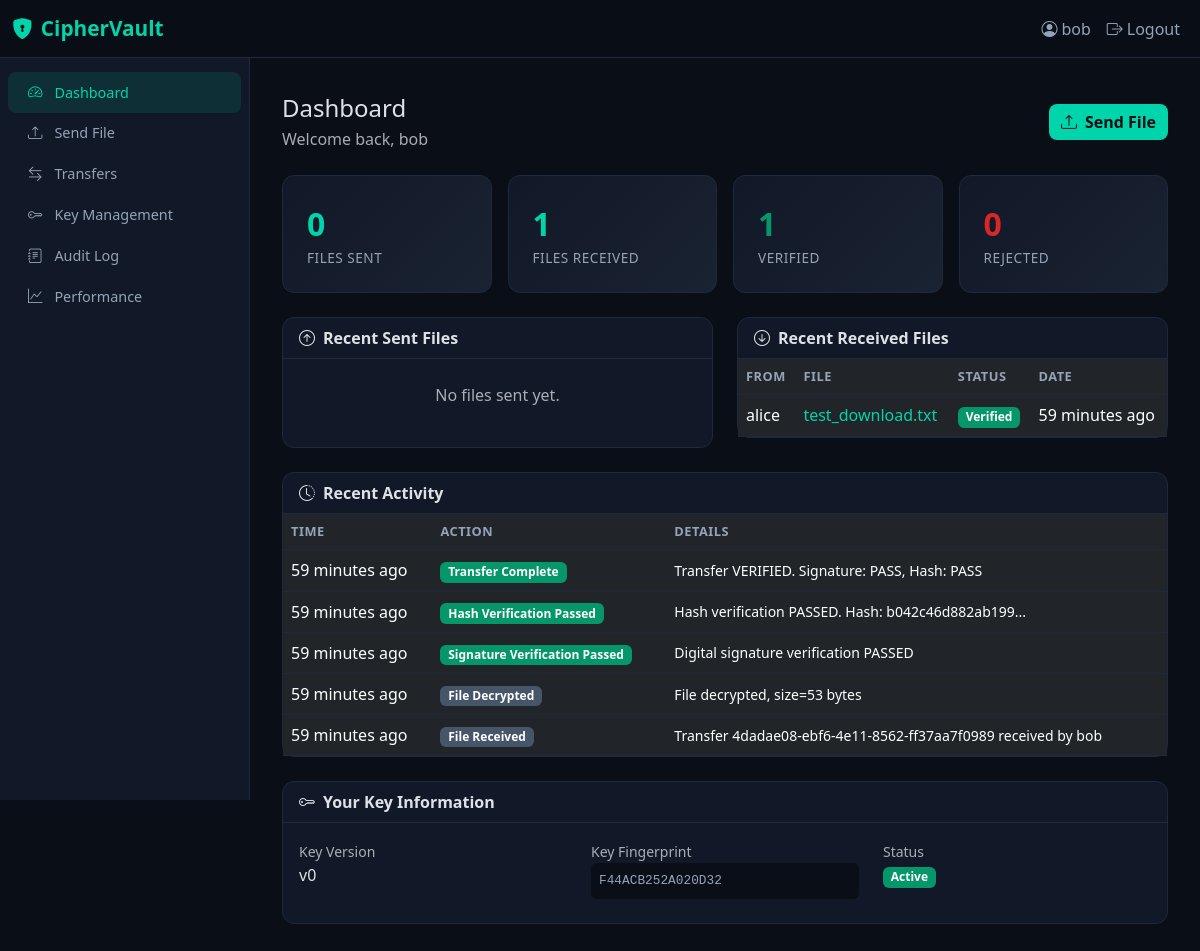
Screenshot of / (signed in) with the database file from the repository.
### core/models.py (models this page shows, shortened)
class FileTransfer(models.Model):
    STATUS_CHOICES = [
        ('pending', 'Pending'),
        ('encrypting', 'Encrypting'),
        ('sent', 'Sent'),
        ('received', 'Received'),
        ('decrypting', 'Decrypting'),
        ('verified', 'Verified'),
        ('failed', 'Failed'),
        ('rejected', 'Rejected'),
    ]
    id = models.UUIDField(primary_key=True, default=uuid.uuid4, editable=False)
    sender = models.ForeignKey(User, on_delete=models.CASCADE, related_name='sent_transfers')
    receiver = models.ForeignKey(User, on_delete=models.CASCADE, related_name='received_transfers')
    original_filename = models.CharField(max_length=255)
    file_size = models.BigIntegerField(default=0)
    encrypted_file = models.FileField(upload_to='encrypted/', blank=True)
    decrypted_file = models.FileField(upload_to='decrypted/', blank=True)
    encrypted_aes_key = models.BinaryField(blank=True, null=True)
    file_hash = models.CharField(max_length=64, help_text="SHA-256 hash of original file")
    received_hash = models.CharField(max_length=64, blank=True, help_text="SHA-256 hash computed after decryption")
    digital_signature = models.BinaryField(blank=True, null=True)
    signature_verified = models.BooleanField(default=False)
    hash_verified = models.BooleanField(default=False)
    status = models.CharField(max_length=20, choices=STATUS_CHOICES, default='pending')
    created_at = models.DateTimeField(auto_now_add=True)
    completed_at = models.DateTimeField(null=True, blank=True)
    encryption_time_ms = models.FloatField(default=0)
    hashing_time_ms = models.FloatField(default=0)
    signing_time_ms = models.FloatField(default=0)
    total_time_ms = models.FloatField(default=0)
    cpu_usage_percent = models.FloatField(default=0)
    memory_usage_mb = models.FloatField(default=0)
    class Meta:
        ordering = ['-created_at']

class AuditLog(models.Model):
    ACTIONS = [
        ('auth_login', 'User Login'),
        ('auth_logout', 'User Logout'),
        ('auth_fail', 'Authentication Failed'),
        ('file_upload', 'File Uploaded'),
        ('file_encrypt', 'File Encrypted'),
        ('file_send', 'File Sent'),
        ('file_receive', 'File Received'),
        ('file_decrypt', 'File Decrypted'),
        ('hash_verify_pass', 'Hash Verification Passed'),
        ('hash_verify_fail', 'Hash Verification Failed'),
        ('sig_verify_pass', 'Signature Verification Passed'),
        ('sig_verify_fail', 'Signature Verification Failed'),
        ('key_generate', 'Key Generated'),
        ('key_rotate', 'Key Rotated'),
        ('key_revoke', 'Key Revoked'),
        ('transfer_complete', 'Transfer Complete'),
        ('transfer_reject', 'Transfer Rejected'),
        ('integrity_fail', 'Integrity Check Failed'),
        ('attack_detected', 'Potential Attack Detected'),
    ]
    id = models.UUIDField(primary_key=True, default=uuid.uuid4, editable=False)
    timestamp = models.DateTimeField(auto_now_add=True)
    action = models.CharField(max_length=30, choices=ACTIONS)
    actor = models.ForeignKey(User, on_delete=models.SET_NULL, null=True, blank=True, related_name='audit_logs')
    target_user = models.ForeignKey(User, on_delete=models.SET_NULL, null=True, blank=True, related_name='targeted_logs')
    transfer = models.ForeignKey(FileTransfer, on_delete=models.SET_NULL, null=True, blank=True)
    file_hash = models.CharField(max_length=64, blank=True)
    details = models.TextField(blank=True)
    ip_address = models.GenericIPAddressField(null=True, blank=True)
    verification_result = models.BooleanField(null=True, blank=True)
    chain_hash = models.CharField(max_length=64, help_text="Hash chain: SHA256(prev_hash + current_data)")
    previous_hash = models.CharField(max_length=64, blank=True, default='GENESIS')
    class Meta:
        ordering = ['timestamp']
        get_latest_by = 'timestamp'

class UserProfile(models.Model):
    user = models.OneToOneField(User, on_delete=models.CASCADE, related_name='profile')
    public_key = models.TextField(blank=True, help_text="RSA public key in PEM format")
    key_fingerprint = models.CharField(max_length=64, blank=True)
    key_version = models.PositiveIntegerField(default=0)
    key_created_at = models.DateTimeField(null=True, blank=True)
    api_key = models.CharField(max_length=64, blank=True, unique=True, null=True)
    is_key_revoked = models.BooleanField(default=False)
    created_at = models.DateTimeField(auto_now_add=True)
    updated_at = models.DateTimeField(auto_now=True)
    class Meta:
        ordering = ['-created_at']

### core/views.py (the view)
# urls.py: path('', views.dashboard_view, name='dashboard'),
@login_required
def dashboard_view(request):
    user = request.user
    profile, _ = UserProfile.objects.get_or_create(user=user)
    sent_transfers = FileTransfer.objects.filter(sender=user).order_by('-created_at')[:10]
    received_transfers = FileTransfer.objects.filter(receiver=user).order_by('-created_at')[:10]
    recent_logs = AuditLog.objects.filter(actor=user).order_by('-timestamp')[:10]
    total_sent = FileTransfer.objects.filter(sender=user).count()
    total_received = FileTransfer.objects.filter(receiver=user).count()
    verified_count = FileTransfer.objects.filter(
        receiver=user, status='verified'
    ).count()
    rejected_count = FileTransfer.objects.filter(
        receiver=user, status='rejected'
    ).count()
    pending_transfers = FileTransfer.objects.filter(
        receiver=user, status='sent'
    ).order_by('-created_at')
    context = {
        'profile': profile,
        'sent_transfers': sent_transfers,
        'received_transfers': received_transfers,
        'recent_logs': recent_logs,
        'total_sent': total_sent,
        'total_received': total_received,
        'verified_count': verified_count,
        'rejected_count': rejected_count,
        'pending_transfers': pending_transfers,
    }
    return render(request, 'core/dashboard.html', context)

### core/templates/core/dashboard.html (shortened to what this page needs)
{% extends "core/base.html" %}
{% load vault_tags %}
{% block nav_dashboard %}active{% endblock %}
{% block content %}
<div class="d-flex justify-content-between align-items-center mb-4">
    <div>
        <h4 class="mb-1">Dashboard</h4>
        <p class="text-muted mb-0">Welcome back, {{ user.username }}</p>
    </div>
    <a href="{% url 'send_file' %}" class="btn btn-vault">
        <i class="bi bi-upload me-2"></i>Send File
    </a>
</div>
<div class="row g-3 mb-4">
    <div class="col-md-3">
        <div class="stat-card">
            <div class="stat-number">{{ total_sent }}</div>
            <div class="stat-label">Files Sent</div>
        </div>
    </div>
    <div class="col-md-3">
        <div class="stat-card">
            <div class="stat-number">{{ total_received }}</div>
            <div class="stat-label">Files Received</div>
        </div>
    </div>
    <div class="col-md-3">
        <div class="stat-card">
            <div class="stat-number" style="color: #059669;">{{ verified_count }}</div>
            <div class="stat-label">Verified</div>
        </div>
    </div>
    <div class="col-md-3">
        <div class="stat-card">
            <div class="stat-number" style="color: #dc2626;">{{ rejected_count }}</div>
            <div class="stat-label">Rejected</div>
        </div>
    </div>
</div>
<div class="row g-4">
    <div class="col-md-6">
        <div class="card">
            <div class="card-header">
                <i class="bi bi-arrow-up-circle me-2"></i>Recent Sent Files
            </div>
            <div class="card-body p-0">
                {% if sent_transfers %}
                <div class="table-responsive">
                    <table class="table table-hover mb-0">
                        <thead>
                            <tr>
                                <th>To</th>
                                <th>File</th>
                                <th>Status</th>
                                <th>Date</th>
                            </tr>
                        </thead>
                        <tbody>
                            {% for t in sent_transfers %}
                            <tr>
                                <td>{{ t.receiver.username }}</td>
                                <td>
                                    <a href="{% url 'transfer_detail' t.id %}" class="text-decoration-none" style="color: var(--cv-primary);">
                                        {{ t.original_filename|truncatechars:25 }}
                                    </a>
                                </td>
                                <td><span class="badge {{ t.status|status_badge }}">{{ t.get_status_display }}</span></td>
                                <td>{{ t.created_at|timesince }} ago</td>
                            </tr>
                            {% endfor %}
                        </tbody>
                    </table>
                </div>
                {% else %}
                <p class="text-muted text-center py-4">No files sent yet.</p>
                {% endif %}
            </div>
        </div>
    </div>
    <div class="col-md-6">
        <div class="card">
            <div class="card-header">
                <i class="bi bi-arrow-down-circle me-2"></i>Recent Received Files
            </div>
            <div class="card-body p-0">
                {% if received_transfers %}
                <div class="table-responsive">
                    <table class="table table-hover mb-0">
                        <thead>
                            <tr>
                                <th>From</th>
                                <th>File</th>
                                <th>Status</th>
                                <th>Date</th>
                            </tr>
                        </thead>
                        <tbody>
                            {% for t in received_transfers %}
                            <tr>
                                <td>{{ t.sender.username }}</td>
                                <td>
                                    <a href="{% url 'transfer_detail' t.id %}" class="text-decoration-none" style="color: var(--cv-primary);">
                                        {{ t.original_filename|truncatechars:25 }}
                                    </a>
                                </td>
                                <td><span class="badge {{ t.status|status_badge }}">{{ t.get_status_display }}</span></td>
                                <td>{{ t.created_at|timesince }} ago</td>
                            </tr>
                            {% endfor %}
                        </tbody>
                    </table>
                </div>
                {% else %}
                <p class="text-muted text-center py-4">No files received yet.</p>
                {% endif %}
            </div>
        </div>
    </div>
</div>
<div class="card mt-4">
    <div class="card-header">
        <i class="bi bi-clock-history me-2"></i>Recent Activity
    </div>
    <div class="card-body p-0">
        {% if recent_logs %}
        <div class="table-responsive">
            <table class="table table-hover mb-0">
                <thead>
                    <tr>
                        <th>Time</th>
                        <th>Action</th>
                        <th>Details</th>
                    </tr>
                </thead>
                <tbody>
                    {% for log in recent_logs %}
                    <tr>
                        <td>{{ log.timestamp|timesince }} ago</td>
                        <td><span class="badge {{ log.action|action_badge }}">{{ log.get_action_display }}</span></td>
                        <td class="small">{{ log.details|truncatechars:80 }}</td>
                    </tr>
                    {% endfor %}
                </tbody>
            </table>
        </div>
        {% else %}
        <p class="text-muted text-center py-4">No activity yet.</p>
        {% endif %}
    </div>
</div>
<div class="card mt-4">
    <div class="card-header">
        <i class="bi bi-key me-2"></i>Your Key Information
    </div>
    <div class="card-body">
        <div class="row">
            <div class="col-md-4">
                <small class="text-muted">Key Version</small>
                <p class="mb-2">v{{ profile.key_version }}</p>
            </div>
            <div class="col-md-4">
                <small class="text-muted">Key Fingerprint</small>
                <p class="mb-2 hash-display">{{ profile.key_fingerprint|default:"Not generated" }}</p>
            </div>
            <div class="col-md-4">
                <small class="text-muted">Status</small>
                <p>
                    {% if profile.is_key_revoked %}
                    <span class="badge bg-danger">Revoked</span>
                    {% else %}
                    <span class="badge bg-success">Active</span>
                    {% endif %}
                </p>
            </div>
        </div>
    </div>
</div>
{% endblock %}

### core/templates/core/base.html (shortened to what this page needs)
{% load vault_tags %}
<!DOCTYPE html>
<html lang="en" data-bs-theme="dark">
<head>
    <link href="https://cdn.jsdelivr.net/npm/bootstrap@5.3.2/dist/css/bootstrap.min.css" rel="stylesheet">
    <link href="https://cdn.jsdelivr.net/npm/bootstrap-icons@1.11.2/font/bootstrap-icons.min.css" rel="stylesheet">
</head>
<body>
    <nav class="navbar navbar-expand-lg fixed-top">
        <div class="container-fluid">
            <a class="navbar-brand" href="{% url 'dashboard' %}">
                <i class="bi bi-shield-lock-fill me-2"></i>CipherVault
            </a>
            <div class="collapse navbar-collapse" id="navContent">
                <ul class="navbar-nav ms-auto">
                    {% if user.is_authenticated %}
                    <li class="nav-item">
                        <span class="nav-link">
                            <i class="bi bi-person-circle me-1"></i>{{ user.username }}
                        </span>
                    </li>
                    <li class="nav-item">
                        <a class="nav-link" href="{% url 'logout' %}">
                            <i class="bi bi-box-arrow-right me-1"></i>Logout
                        </a>
                    </li>
                    {% endif %}
                </ul>
            </div>
        </div>
    </nav>
    {% if user.is_authenticated %}
    <div class="sidebar">
        <nav class="nav flex-column">
            <a class="nav-link {% block nav_dashboard %}{% endblock %}" href="{% url 'dashboard' %}">
                <i class="bi bi-speedometer2"></i> Dashboard
            </a>
            <a class="nav-link {% block nav_send %}{% endblock %}" href="{% url 'send_file' %}">
                <i class="bi bi-upload"></i> Send File
            </a>
            <a class="nav-link {% block nav_transfers %}{% endblock %}" href="{% url 'transfer_list' %}">
                <i class="bi bi-arrow-left-right"></i> Transfers
            </a>
            <a class="nav-link {% block nav_keys %}{% endblock %}" href="{% url 'key_management' %}">
                <i class="bi bi-key"></i> Key Management
            </a>
            <a class="nav-link {% block nav_audit %}{% endblock %}" href="{% url 'audit_log' %}">
                <i class="bi bi-journal-text"></i> Audit Log
            </a>
            <a class="nav-link {% block nav_performance %}{% endblock %}" href="{% url 'performance' %}">
                <i class="bi bi-graph-up"></i> Performance
            </a>
        </nav>
    </div>
    {% endif %}
    <div class="{% if user.is_authenticated %}main-content{% else %}container{% endif %}" style="margin-top: 70px;">
        {% block content %}{% endblock %}
    </div>
</body>
</html>

### rows the page displays
FileTransfer: sender.username "alice", original_filename "test_download.txt", status "Verified", created_at "59 minutes"
AuditLog: timestamp "59 minutes", action "Transfer Complete", details "Transfer VERIFIED. Signature: PASS, Hash: PASS"
AuditLog: timestamp "59 minutes", action "Hash Verification Passed", details "Hash verification PASSED. Hash: b042c46d882ab199..."
AuditLog: timestamp "59 minutes", action "Signature Verification Passed", details "Digital signature verification PASSED"
AuditLog: timestamp "59 minutes", action "File Decrypted", details "File decrypted, size=53 bytes"
AuditLog: timestamp "59 minutes", action "File Received", details "Transfer 4dadae08-ebf6-4e11-8562-ff37aa7f0989 received by bob"
UserProfile: key_version "0", key_fingerprint "F44ACB252A020D32"

### other values shown
{{ user.username }} "bob"
{{ total_sent }} "0"
{{ total_received }} "1"
{{ verified_count }} "1"
{{ rejected_count }} "0"
